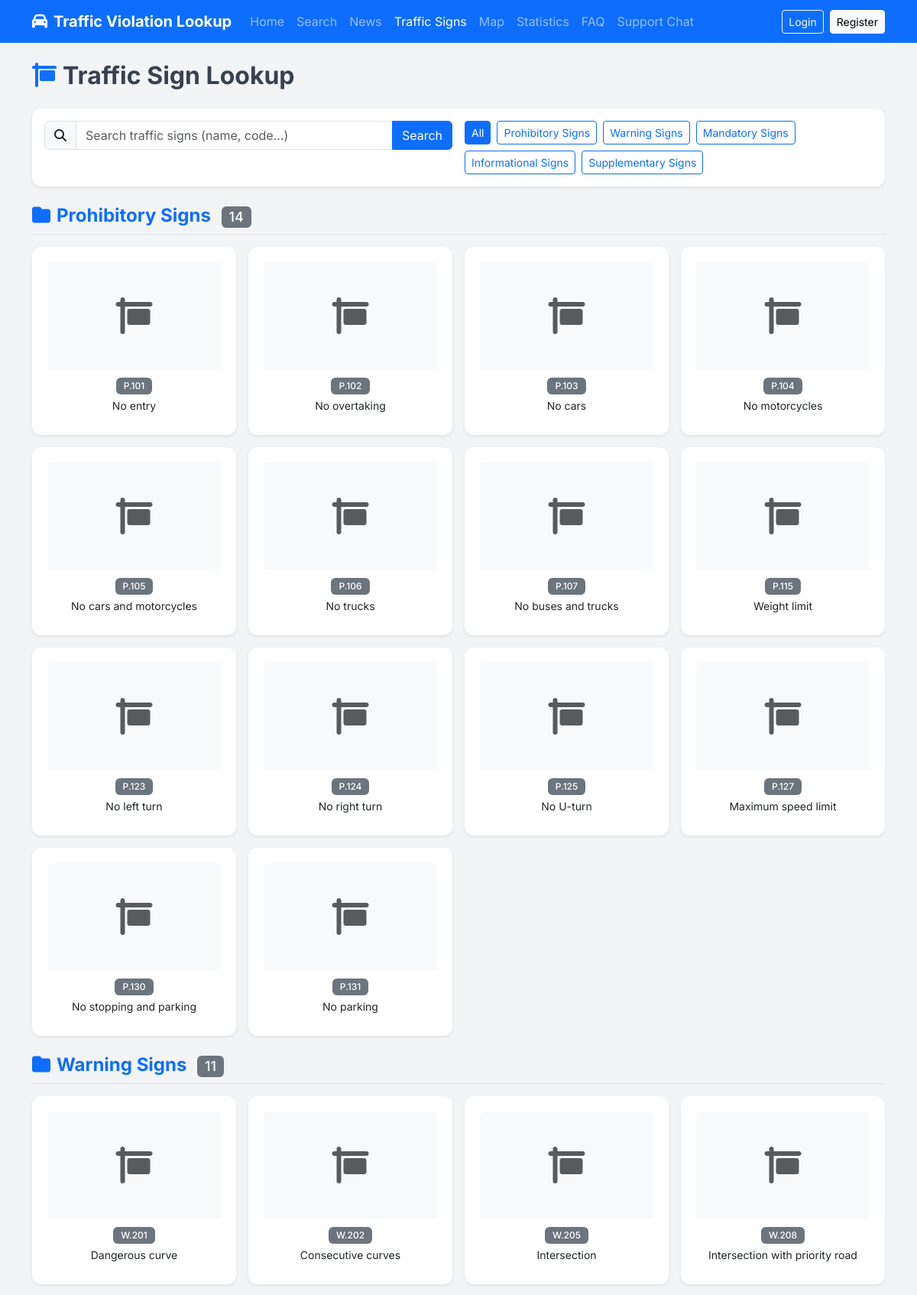
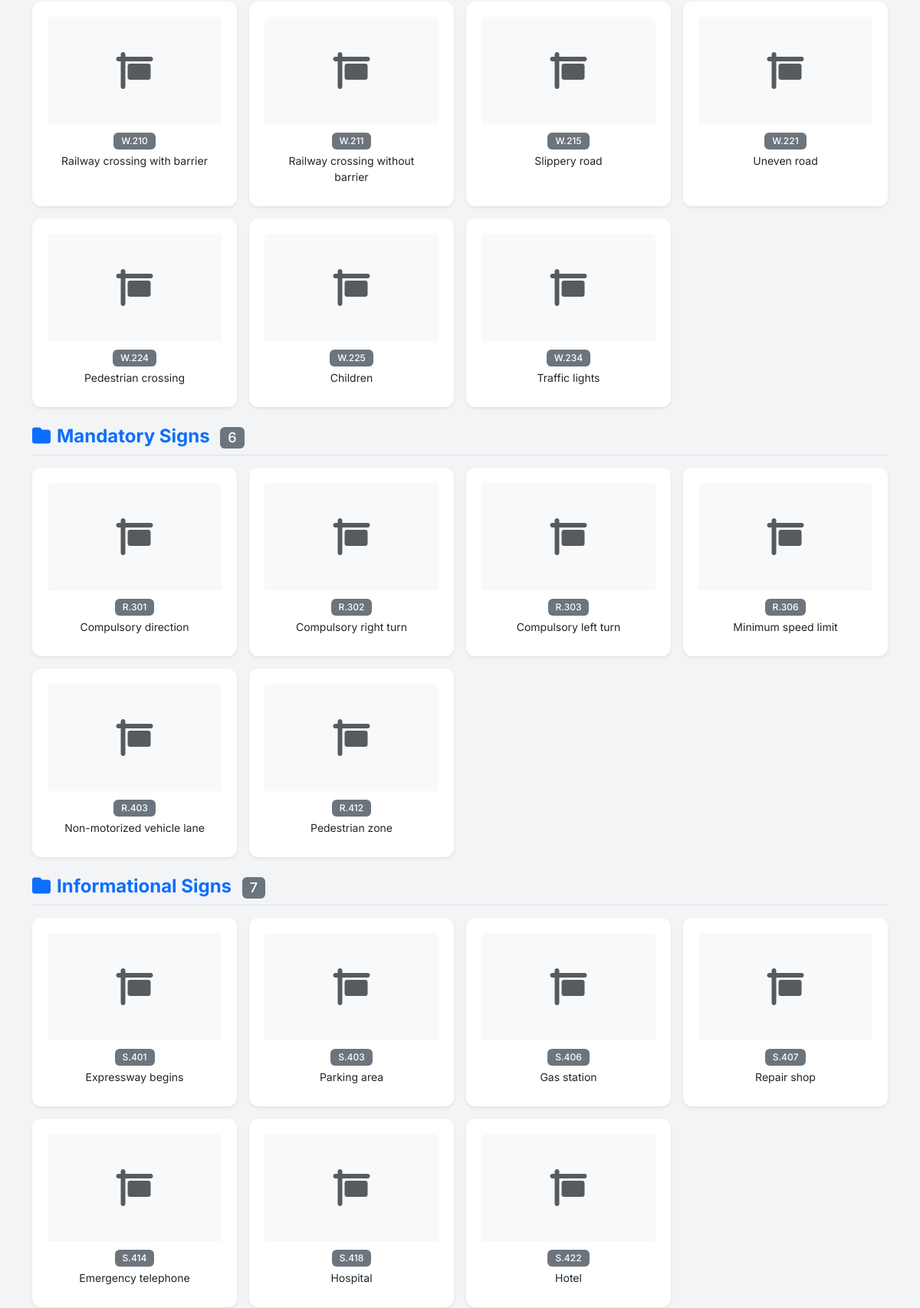
Screenshot of /bien-bao (upper part) with the database file from the repository (2 pictures, top to bottom).
### tables this page shows
CREATE TABLE traffic_sign_groups (
    id INT AUTO_INCREMENT PRIMARY KEY,
    name VARCHAR(100) NOT NULL,
    sign_prefix VARCHAR(10) NOT NULL COMMENT 'P, W, R, S',
    sort_order INT NOT NULL DEFAULT 0
);

CREATE TABLE traffic_signs (
    id INT AUTO_INCREMENT PRIMARY KEY,
    sign_code VARCHAR(20) NOT NULL COMMENT 'P.101, W.201...',
    name VARCHAR(255) NOT NULL,
    group_id INT NULL,
    image VARCHAR(255) NULL,
    description TEXT NULL,
    created_at DATETIME NOT NULL DEFAULT CURRENT_TIMESTAMP,
    updated_at DATETIME NULL ON UPDATE CURRENT_TIMESTAMP,
    FOREIGN KEY (group_id) REFERENCES traffic_sign_groups(id) ON DELETE SET NULL,
    INDEX idx_code (sign_code),
    INDEX idx_group (group_id)
);

### app/core/Controller.php (called while the page is built, shortened)
<?php
class Controller
{
    protected function view(string $view, array $data = [], string $layout = 'client'): void
    {
        extract($data);
        $viewPath = __DIR__ . '/../views/' . $view . '.php';
        require $viewPath;
    }
    protected function input(string $key, mixed $default = null): mixed
    {
        $value = $_POST[$key] ?? $_GET[$key] ?? $default;
        if (is_string($value)) {
            $value = trim($value);
        }
        return $value;
    }
}

### app/controllers/client/BienBaoController.php (called while the page is built, shortened)
<?php
class BienBaoController extends Controller
{
    public function index(): void
    {
        $signModel = new TrafficSign();
        $groupModel = new TrafficSignGroup();
        $groupId = $this->input('group', '');
        $keyword = trim($this->input('q', ''));
        $groups = $groupModel->getAllSorted();
        if ($keyword !== '') {
            $signs = $signModel->search($keyword);
            $signsByGroup = [];
            foreach ($signs as $sign) {
                $groupName = $sign['group_name'] ?? 'Other';
                $signsByGroup[$groupName][] = $sign;
            }
        } elseif ($groupId !== '') {
            $signs = $signModel->findByGroup((int) $groupId);
            $signsByGroup = ['' => $signs];
        } else {
            $allSigns = $signModel->getWithGroup();
            $signsByGroup = [];
            foreach ($allSigns as $sign) {
                $groupName = $sign['group_name'] ?? 'Other';
                $signsByGroup[$groupName][] = $sign;
            }
        }
        $this->view('client/bienbao/index', [
            'title' => 'Traffic Sign Lookup',
            'signsByGroup' => $signsByGroup,
            'groups' => $groups,
            'currentGroup' => $groupId,
            'keyword' => $keyword,
        ]);
    }
}

### public/index.php (called while the page is built, shortened)
<?php
spl_autoload_register(function (string $class): void {
    $prefix = 'App\\';
    $baseDir = __DIR__ . '/../app/';
    $relativeClass = substr($class, strlen($prefix));
    $parts = explode('\\', $relativeClass);
    $parts[0] = strtolower($parts[0]);
    if (count($parts) > 1 && $parts[0] === 'controllers') {
        $parts[1] = strtolower($parts[1]);
    }
    $file = $baseDir . implode('/', $parts) . '.php';
});
$router = new App\Core\Router();
$uri = $_SERVER['REQUEST_URI'] ?? '/';
$method = $_SERVER['REQUEST_METHOD'] ?? 'GET';
$router->dispatch($uri, $method);

### app/core/Database.php (called while the page is built, shortened)
<?php
class Database
{
    private static ?Database $instance = null;
    private \PDO $pdo;
    private function __construct()
    {
        $config = require __DIR__ . '/../../config/config.php';
        $dsn = sprintf(
            'mysql:host=%s;dbname=%s;charset=%s',
            $config['db_host'],
            $config['db_name'],
            $config['db_charset']
        );
        $this->pdo = new \PDO($dsn, $config['db_user'], $config['db_pass'], [
            \PDO::ATTR_ERRMODE            => \PDO::ERRMODE_EXCEPTION,
            \PDO::ATTR_DEFAULT_FETCH_MODE => \PDO::FETCH_ASSOC,
            \PDO::ATTR_EMULATE_PREPARES   => false,
        ]);
    }
    public static function getInstance(): self
    {
        if (self::$instance === null) {
            self::$instance = new self();
        }
        return self::$instance;
    }
    public function getConnection(): \PDO
    {
        return $this->pdo;
    }
}

### app/core/Model.php (called while the page is built, shortened)
<?php
class Model
{
    protected PDO $db;
    protected string $table = '';
    public function __construct()
    {
        $this->db = Database::getInstance()->getConnection();
    }
    public function all(array $conditions = [], string $orderBy = '', int $limit = 0, int $offset = 0): array
    {
        $sql = "SELECT * FROM {$this->table}";
        $params = [];
        if (!empty($orderBy)) {
            $sql .= " ORDER BY {$orderBy}";
        }
        $stmt = $this->db->prepare($sql);
        $stmt->execute($params);
        return $stmt->fetchAll();
    }
}

### app/models/TrafficSignGroup.php (called while the page is built, shortened)
<?php
class TrafficSignGroup extends Model
{
    public function getAllSorted(): array
    {
        return $this->all([], 'sort_order ASC');
    }
}

### app/models/TrafficSign.php (called while the page is built, shortened)
<?php
class TrafficSign extends Model
{
    public function getWithGroup(): array
    {
        $sql = "SELECT s.*, g.name as group_name, g.sign_prefix
                FROM traffic_signs s
                LEFT JOIN traffic_sign_groups g ON s.group_id = g.id
                ORDER BY g.sort_order, s.sign_code";
        return $this->db->query($sql)->fetchAll();
    }
}

### app/views/client/bienbao/index.php (the view, shortened to what this page needs)
<div class="container py-4">
    <h2 class="fw-bold mb-4">
        <i class="fas fa-sign me-2 text-primary"></i>Traffic Sign Lookup
    </h2>
    <div class="card shadow-sm mb-4">
        <div class="card-body">
            <div class="row g-3">
                <div class="col-md-6">
                    <form method="GET" action="/bien-bao" class="input-group">
                        <span class="input-group-text"><i class="fas fa-search"></i></span>
                        <input type="text" class="form-control" name="q"
                               placeholder="Search traffic signs (name, code...)"
                               value="<?= htmlspecialchars($keyword ?? '', ENT_QUOTES, 'UTF-8') ?>">
                        <button type="submit" class="btn btn-primary">Search</button>
                    </form>
                </div>
                <div class="col-md-6">
                    <div class="d-flex flex-wrap gap-2">
                        <a href="/bien-bao" class="btn <?= empty($currentGroup) ? 'btn-primary' : 'btn-outline-primary' ?> btn-sm">
                            All
                        </a>
                        <?php foreach ($groups as $group): ?>
                            <a href="/bien-bao?group=<?= htmlspecialchars($group['id'], ENT_QUOTES, 'UTF-8') ?>"
                               class="btn <?= ($currentGroup ?? '') === (string) $group['id'] ? 'btn-primary' : 'btn-outline-primary' ?> btn-sm">
                                <?= htmlspecialchars($group['name'], ENT_QUOTES, 'UTF-8') ?>
                            </a>
                        <?php endforeach; ?>
                    </div>
                </div>
            </div>
        </div>
    </div>
    <?php if (empty($signsByGroup)): ?>
        <div class="text-center py-5">
            <i class="fas fa-search fa-4x text-muted mb-3"></i>
            <h4 class="text-muted">No traffic signs found</h4>
            <p class="text-muted">Try searching with different keywords.</p>
            <a href="/bien-bao" class="btn btn-outline-primary">View All</a>
        </div>
    <?php else: ?>
        <?php foreach ($signsByGroup as $groupName => $signs): ?>
            <?php if (!empty($groupName)): ?>
                <div class="mb-4">
                    <h4 class="fw-bold border-bottom pb-2 mb-3 text-primary">
                        <i class="fas fa-folder me-2"></i><?= htmlspecialchars($groupName, ENT_QUOTES, 'UTF-8') ?>
                        <span class="badge bg-secondary ms-2"><?= count($signs) ?></span>
                    </h4>
            <?php endif; ?>
            <div class="row g-3 mb-4">
                <?php foreach ($signs as $sign): ?>
                    <div class="col-md-4 col-lg-3 col-6">
                        <a href="/bien-bao/<?= htmlspecialchars($sign['id'], ENT_QUOTES, 'UTF-8') ?>"
                           class="text-decoration-none">
                            <div class="card shadow-sm h-100 border-0 sign-card">
                                <?php if (!empty($sign['image'])): ?>
                                    <img src="/<?= htmlspecialchars($sign['image'], ENT_QUOTES, 'UTF-8') ?>"
                                         class="card-img-top p-3" alt="<?= htmlspecialchars($sign['name'], ENT_QUOTES, 'UTF-8') ?>"
                                         style="height: 140px; object-fit: contain;">
                                <?php else: ?>
                                    <div class="card-img-top bg-light d-flex align-items-center justify-content-center p-3"
                                         style="height: 140px;">
                                        <i class="fas fa-sign fa-3x text-muted"></i>
                                    </div>
                                <?php endif; ?>
                                <div class="card-body text-center p-2">
                                    <span class="badge bg-secondary mb-1"><?= htmlspecialchars($sign['sign_code'], ENT_QUOTES, 'UTF-8') ?></span>
                                    <p class="card-text small mb-0 text-dark">
                                        <?= htmlspecialchars(mb_strlen($sign['name']) > 60 ? mb_substr($sign['name'], 0, 60) . '...' : $sign['name'], ENT_QUOTES, 'UTF-8') ?>
                                    </p>
                                </div>
                            </div>
                        </a>
                    </div>
                <?php endforeach; ?>
            </div>
            <?php if (!empty($groupName)): ?>
                </div>
            <?php endif; ?>
        <?php endforeach; ?>
    <?php endif; ?>
</div>

### app/core/Router.php (shortened to what this page needs)
<?php
class Router
{
    private array $routes = [];
    private function addRoute(string $method, string $uri, string $handler): void
    {
        $pattern = preg_replace('/\{([a-zA-Z_]+)\}/', '(?P<$1>[^/]+)', $uri);
        $pattern = '#^' . $pattern . '$#';
        $this->routes[] = [
            'method'  => $method,
            'pattern' => $pattern,
            'handler' => $handler,
        ];
    }
    public function dispatch(string $uri, string $method): void
    {
        $uri = parse_url($uri, PHP_URL_PATH);
        $uri = rtrim($uri, '/') ?: '/';
        foreach ($this->routes as $route) {
            if ($route['method'] !== strtoupper($method)) {
                continue;
            }
            if (preg_match($route['pattern'], $uri, $matches)) {
                $this->params = array_filter($matches, fn($key) => is_string($key), ARRAY_FILTER_USE_KEY);
                [$controllerPath, $action] = explode('@', $route['handler']);
                $controller = new $controllerClass();
                call_user_func_array([$controller, $action], array_values($this->params));
                return;
            }
        }
    }
}

### public/assets/css/style.css (style rules this page uses)
:root { --primary: #1a56db; --primary-dark: #1e40af; --success: #10b981; --warning: #f59e0b; --danger: #ef4444; --gray-100: #f3f4f6; --gray-700: #374151; --gray-900: #111827; }
body { font-family: 'Inter', 'Segoe UI', Tahoma, Geneva, Verdana, sans-serif; color: var(--gray-700); background: var(--gray-100); min-height: 100vh; display: flex; flex-direction: column; }
.card { border: none; border-radius: 12px; box-shadow: 0 1px 3px rgba(0,0,0,0.06); transition: transform 0.2s, box-shadow 0.2s; overflow: hidden; }
.card-img-top { height: 200px; object-fit: cover; }
.badge { font-weight: 500; padding: 5px 10px; border-radius: 6px; }
.sign-card { text-align: center; padding: 20px; }

### app/views/client/bienbao/index.php (style rules this page uses)
.sign-card { transition: transform 0.2s, box-shadow 0.2s; }

### rows the page displays
traffic_sign_groups: name "Prohibitory Signs"
traffic_sign_groups: name "Warning Signs"
traffic_sign_groups: name "Mandatory Signs"
traffic_sign_groups: name "Informational Signs"
traffic_sign_groups: name "Supplementary Signs"
traffic_signs: sign_code "P.101", name "No entry"
traffic_signs: sign_code "P.102", name "No overtaking"
traffic_signs: sign_code "P.103", name "No cars"
traffic_signs: sign_code "P.104", name "No motorcycles"
traffic_signs: sign_code "P.105", name "No cars and motorcycles"
traffic_signs: sign_code "P.106", name "No trucks"
traffic_signs: sign_code "P.107", name "No buses and trucks"
traffic_signs: sign_code "P.115", name "Weight limit"
traffic_signs: sign_code "P.123", name "No left turn"
traffic_signs: sign_code "P.124", name "No right turn"
traffic_signs: sign_code "P.125", name "No U-turn"
traffic_signs: sign_code "P.127", name "Maximum speed limit"
traffic_signs: sign_code "P.130", name "No stopping and parking"
traffic_signs: sign_code "P.131", name "No parking"
traffic_signs: sign_code "W.201", name "Dangerous curve"
traffic_signs: sign_code "W.202", name "Consecutive curves"
traffic_signs: sign_code "W.205", name "Intersection"
traffic_signs: sign_code "W.208", name "Intersection with priority road"
traffic_signs: sign_code "W.210", name "Railway crossing with barrier"
traffic_signs: sign_code "W.211", name "Railway crossing without barrier"
traffic_signs: sign_code "W.215", name "Slippery road"
traffic_signs: sign_code "W.221", name "Uneven road"
traffic_signs: sign_code "W.224", name "Pedestrian crossing"
traffic_signs: sign_code "W.225", name "Children"
traffic_signs: sign_code "W.234", name "Traffic lights"
traffic_signs: sign_code "R.301", name "Compulsory direction"
traffic_signs: sign_code "R.302", name "Compulsory right turn"
traffic_signs: sign_code "R.303", name "Compulsory left turn"
traffic_signs: sign_code "R.306", name "Minimum speed limit"
traffic_signs: sign_code "R.403", name "Non-motorized vehicle lane"
traffic_signs: sign_code "R.412", name "Pedestrian zone"
traffic_signs: sign_code "S.401", name "Expressway begins"
traffic_signs: sign_code "S.403", name "Parking area"
traffic_signs: sign_code "S.406", name "Gas station"
traffic_signs: sign_code "S.407", name "Repair shop"
traffic_signs: sign_code "S.414", name "Emergency telephone"
traffic_signs: sign_code "S.418", name "Hospital"
traffic_signs: sign_code "S.422", name "Hotel"

### other values shown
$groupName "Prohibitory Signs"
count($signs) "14"
$groupName "Warning Signs"
count($signs) "11"
$groupName "Mandatory Signs"
count($signs) "6"
$groupName "Informational Signs"
count($signs) "7"
